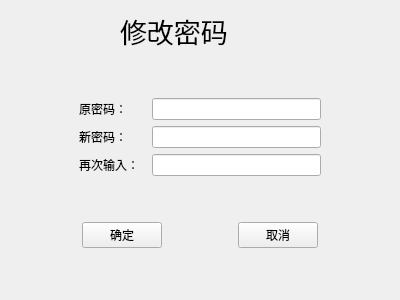
<?xml version="1.0" encoding="UTF-8"?>
<ui version="4.0">
 <class>pass1</class>
 <widget class="QWidget" name="pass1">
  <property name="geometry">
   <rect>
    <x>0</x>
    <y>0</y>
    <width>400</width>
    <height>300</height>
   </rect>
  </property>
  <property name="windowTitle">
   <string>Form</string>
  </property>
  <layout class="QGridLayout" name="gridLayout">
   <item row="1" column="0">
    <spacer name="verticalSpacer_2">
     <property name="orientation">
      <enum>Qt::Vertical</enum>
     </property>
     <property name="sizeHint" stdset="0">
      <size>
       <width>20</width>
       <height>44</height>
      </size>
     </property>
    </spacer>
   </item>
   <item row="0" column="0">
    <layout class="QHBoxLayout" name="horizontalLayout">
     <item>
      <spacer name="horizontalSpacer">
       <property name="orientation">
        <enum>Qt::Horizontal</enum>
       </property>
       <property name="sizeHint" stdset="0">
        <size>
         <width>40</width>
         <height>20</height>
        </size>
       </property>
      </spacer>
     </item>
     <item>
      <widget class="QLabel" name="label">
       <property name="font">
        <font>
         <family>Arial</family>
         <pointsize>20</pointsize>
        </font>
       </property>
       <property name="text">
        <string>修改密码</string>
       </property>
      </widget>
     </item>
     <item>
      <spacer name="horizontalSpacer_2">
       <property name="orientation">
        <enum>Qt::Horizontal</enum>
       </property>
       <property name="sizeHint" stdset="0">
        <size>
         <width>40</width>
         <height>20</height>
        </size>
       </property>
      </spacer>
     </item>
    </layout>
   </item>
   <item row="2" column="0" colspan="3">
    <layout class="QHBoxLayout" name="horizontalLayout_2" stretch="2,2,5,2">
     <item>
      <spacer name="horizontalSpacer_3">
       <property name="orientation">
        <enum>Qt::Horizontal</enum>
       </property>
       <property name="sizeHint" stdset="0">
        <size>
         <width>40</width>
         <height>20</height>
        </size>
       </property>
      </spacer>
     </item>
     <item>
      <widget class="QLabel" name="label_2">
       <property name="text">
        <string>原密码：</string>
       </property>
      </widget>
     </item>
     <item>
      <widget class="QLineEdit" name="lineEdit">
       <property name="echoMode">
        <enum>QLineEdit::Password</enum>
       </property>
      </widget>
     </item>
     <item>
      <spacer name="horizontalSpacer_6">
       <property name="orientation">
        <enum>Qt::Horizontal</enum>
       </property>
       <property name="sizeHint" stdset="0">
        <size>
         <width>40</width>
         <height>20</height>
        </size>
       </property>
      </spacer>
     </item>
    </layout>
   </item>
   <item row="3" column="0" colspan="3">
    <layout class="QHBoxLayout" name="horizontalLayout_3" stretch="2,2,5,2">
     <item>
      <spacer name="horizontalSpacer_4">
       <property name="orientation">
        <enum>Qt::Horizontal</enum>
       </property>
       <property name="sizeHint" stdset="0">
        <size>
         <width>40</width>
         <height>20</height>
        </size>
       </property>
      </spacer>
     </item>
     <item>
      <widget class="QLabel" name="label_3">
       <property name="text">
        <string>新密码：</string>
       </property>
      </widget>
     </item>
     <item>
      <widget class="QLineEdit" name="lineEdit_2">
       <property name="echoMode">
        <enum>QLineEdit::Password</enum>
       </property>
      </widget>
     </item>
     <item>
      <spacer name="horizontalSpacer_7">
       <property name="orientation">
        <enum>Qt::Horizontal</enum>
       </property>
       <property name="sizeHint" stdset="0">
        <size>
         <width>40</width>
         <height>20</height>
        </size>
       </property>
      </spacer>
     </item>
    </layout>
   </item>
   <item row="7" column="2">
    <spacer name="verticalSpacer_3">
     <property name="orientation">
      <enum>Qt::Vertical</enum>
     </property>
     <property name="sizeHint" stdset="0">
      <size>
       <width>20</width>
       <height>44</height>
      </size>
     </property>
    </spacer>
   </item>
   <item row="6" column="0" colspan="3">
    <layout class="QHBoxLayout" name="horizontalLayout_5">
     <item>
      <spacer name="horizontalSpacer_10">
       <property name="orientation">
        <enum>Qt::Horizontal</enum>
       </property>
       <property name="sizeHint" stdset="0">
        <size>
         <width>28</width>
         <height>20</height>
        </size>
       </property>
      </spacer>
     </item>
     <item>
      <widget class="QPushButton" name="pushButton">
       <property name="text">
        <string>确定</string>
       </property>
      </widget>
     </item>
     <item>
      <spacer name="horizontalSpacer_9">
       <property name="orientation">
        <enum>Qt::Horizontal</enum>
       </property>
       <property name="sizeHint" stdset="0">
        <size>
         <width>40</width>
         <height>20</height>
        </size>
       </property>
      </spacer>
     </item>
     <item>
      <widget class="QPushButton" name="pushButton_2">
       <property name="text">
        <string>取消</string>
       </property>
      </widget>
     </item>
     <item>
      <spacer name="horizontalSpacer_11">
       <property name="orientation">
        <enum>Qt::Horizontal</enum>
       </property>
       <property name="sizeHint" stdset="0">
        <size>
         <width>40</width>
         <height>20</height>
        </size>
       </property>
      </spacer>
     </item>
    </layout>
   </item>
   <item row="4" column="0" colspan="3">
    <layout class="QHBoxLayout" name="horizontalLayout_4" stretch="2,2,5,2">
     <item>
      <spacer name="horizontalSpacer_5">
       <property name="orientation">
        <enum>Qt::Horizontal</enum>
       </property>
       <property name="sizeHint" stdset="0">
        <size>
         <width>40</width>
         <height>20</height>
        </size>
       </property>
      </spacer>
     </item>
     <item>
      <widget class="QLabel" name="label_4">
       <property name="text">
        <string>再次输入：</string>
       </property>
      </widget>
     </item>
     <item>
      <widget class="QLineEdit" name="lineEdit_3">
       <property name="echoMode">
        <enum>QLineEdit::Password</enum>
       </property>
      </widget>
     </item>
     <item>
      <spacer name="horizontalSpacer_8">
       <property name="orientation">
        <enum>Qt::Horizontal</enum>
       </property>
       <property name="sizeHint" stdset="0">
        <size>
         <width>40</width>
         <height>20</height>
        </size>
       </property>
      </spacer>
     </item>
    </layout>
   </item>
   <item row="5" column="1">
    <spacer name="verticalSpacer_4">
     <property name="orientation">
      <enum>Qt::Vertical</enum>
     </property>
     <property name="sizeHint" stdset="0">
      <size>
       <width>20</width>
       <height>44</height>
      </size>
     </property>
    </spacer>
   </item>
  </layout>
 </widget>
 <resources/>
 <connections/>
</ui>
